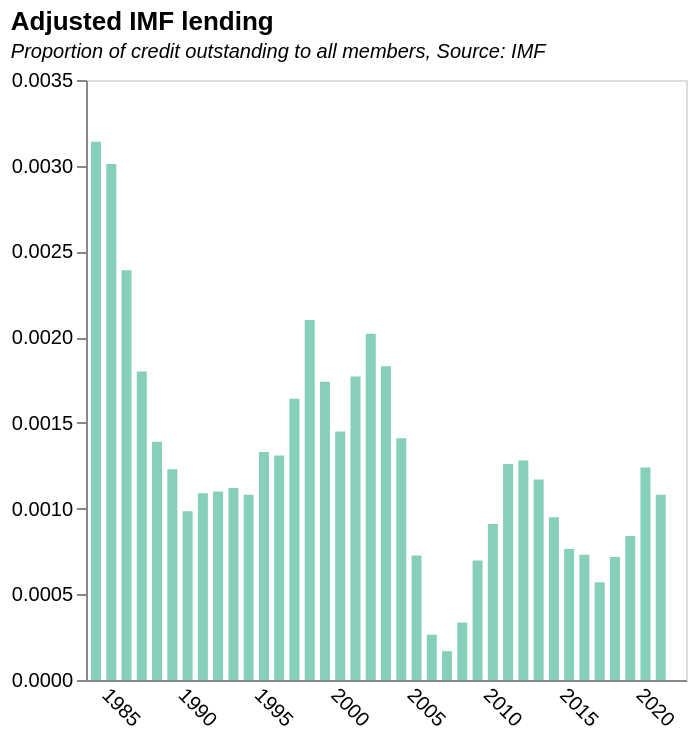

Vega-Lite specification for this chart:
### Vega-Lite specification from a JSON file in a GitHub repository (floating-point values rounded to 4 significant figures)
{"$schema": "https://vega.github.io/schema/vega-lite/v5.json", "title": {"text": "Adjusted IMF lending", "subtitle": "Proportion of credit outstanding to all members, Source: IMF", "subtitleFontStyle": "italic", "subtitleFontSize": 10, "anchor": "start", "color": "black"}, "data": {"values": [{"Date": "08/31/2022", "GRA Purchases": "93769635059", "PRGT 1/2/": "15254184552", "Totals": "1.09E+11", "Year": "2022", "Total_billions ": "109.0238196", "": "", "WorldGDP_billions": "", "Total_GDP_adjusted_billions": ""}, {"Date": "12/31/2021", "GRA Purchases": "89474552025", "PRGT 1/2/": "14554823681", "Totals": "1.04E+11", "Year": "2021", "Total_billions ": "104.0293757", "": "", "WorldGDP_billions": "96292.574", "Total_GDP_adjusted_billions": "1.08E-03"}, {"Date": "12/31/2020", "GRA Purchases": "93408630285", "PRGT 1/2/": "12481816684", "Totals": "1.06E+11", "Year": "2020", "Total_billions ": "105.890447", "": "", "WorldGDP_billions": "85238.623", "Total_GDP_adjusted_billions": "1.24E-03"}, {"Date": "12/31/2019", "GRA Purchases": "66945509865", "PRGT 1/2/": "6590835450", "Totals": "73536345315", "Year": "2019", "Total_billions ": "73.53634532", "": "Adjusted by dividing by world GDP in current prices (USD)", "WorldGDP_billions": "87536.338", "Total_GDP_adjusted_billions": "8.40E-04"}, {"Date": "12/31/2018", "GRA Purchases": "55395611392", "PRGT 1/2/": "6426181029", "Totals": "61821792421", "Year": "2018", "Total_billions ": "61.82179242", "": "", "WorldGDP_billions": "86084.955", "Total_GDP_adjusted_billions": "7.18E-04"}, {"Date": "12/31/2017", "GRA Purchases": "39585385873", "PRGT 1/2/": "6522280669", "Totals": "46107666542", "Year": "2017", "Total_billions ": "46.10766654", "": "", "WorldGDP_billions": "80945.405", "Total_GDP_adjusted_billions": "5.70E-04"}, {"Date": "12/31/2016", "GRA Purchases": "49267630851", "PRGT 1/2/": "6482647937", "Totals": "55750278788", "Year": "2016", "Total_billions ": "55.75027879", "": "", "WorldGDP_billions": "76267.375", "Total_GDP_adjusted_billions": "7.31E-04"}, {"Date": "12/31/2015", "GRA Purchases": "50757840741", "PRGT 1/2/": "6575911158", "Totals": "57333751899", "Year": "2015", "Total_billions ": "57.3337519", "": "", "WorldGDP_billions": "75042.63", "Total_GDP_adjusted_billions": "7.64E-04"}, {"Date": "12/31/2014", "GRA Purchases": "69041563463", "PRGT 1/2/": "6292755583", "Totals": "75334319046", "Year": "2014", "Total_billions ": "75.33431905", "": "", "WorldGDP_billions": "79321.72", "Total_GDP_adjusted_billions": "9.50E-04"}, {"Date": "12/31/2013", "GRA Purchases": "83899249061", "PRGT 1/2/": "6174392682", "Totals": "90073641743", "Year": "2013", "Total_billions ": "90.07364174", "": "", "WorldGDP_billions": "77290.82", "Total_GDP_adjusted_billions": "1.17E-03"}, {"Date": "12/31/2012", "GRA Purchases": "90042348252", "PRGT 1/2/": "5766292503", "Totals": "95808640755", "Year": "2012", "Total_billions ": "95.80864076", "": "", "WorldGDP_billions": "75116.959", "Total_GDP_adjusted_billions": "1.28E-03"}, {"Date": "12/31/2011", "GRA Purchases": "87276915790", "PRGT 1/2/": "5308609594", "Totals": "92585525384", "Year": "2011", "Total_billions ": "92.58552538", "": "", "WorldGDP_billions": "73747.749", "Total_GDP_adjusted_billions": "1.26E-03"}, {"Date": "12/31/2010", "GRA Purchases": "55620104510", "PRGT 1/2/": "4819344134", "Totals": "60439448644", "Year": "2010", "Total_billions ": "60.43944864", "": "", "WorldGDP_billions": "66435.818", "Total_GDP_adjusted_billions": "9.10E-04"}, {"Date": "12/31/2009", "GRA Purchases": "37221142436", "PRGT 1/2/": "5079705286", "Totals": "42300847722", "Year": "2009", "Total_billions ": "42.30084772", "": "", "WorldGDP_billions": "60731.151", "Total_GDP_adjusted_billions": "6.97E-04"}, {"Date": "12/31/2008", "GRA Purchases": "17514964723", "PRGT 1/2/": "3972372030", "Totals": "21487336753", "Year": "2008", "Total_billions ": "21.48733675", "": "", "WorldGDP_billions": "64108.44", "Total_GDP_adjusted_billions": "3.35E-04"}, {"Date": "12/31/2007", "GRA Purchases": "6036146757", "PRGT 1/2/": "3796945581", "Totals": "9833092338", "Year": "2007", "Total_billions ": "9.833092338", "": "", "WorldGDP_billions": "58443.072", "Total_GDP_adjusted_billions": "1.68E-04"}, {"Date": "12/31/2006", "GRA Purchases": "9822640239", "PRGT 1/2/": "3844020520", "Totals": "13666660759", "Year": "2006", "Total_billions ": "13.66666076", "": "", "WorldGDP_billions": "51762.962", "Total_GDP_adjusted_billions": "2.64E-04"}, {"Date": "12/31/2005", "GRA Purchases": "28432143237", "PRGT 1/2/": "6282121668", "Totals": "34714264905", "Year": "2005", "Total_billions ": "34.71426491", "": "", "WorldGDP_billions": "47792.249", "Total_GDP_adjusted_billions": "7.26E-04"}, {"Date": "12/31/2004", "GRA Purchases": "55373766674", "PRGT 1/2/": "6766029353", "Totals": "62139796027", "Year": "2004", "Total_billions ": "62.13979603", "": "", "WorldGDP_billions": "44116.922", "Total_GDP_adjusted_billions": "1.41E-03"}, {"Date": "12/31/2003", "GRA Purchases": "65032062712", "PRGT 1/2/": "6880893268", "Totals": "71912955980", "Year": "2003", "Total_billions ": "71.91295598", "": "", "WorldGDP_billions": "39193.343", "Total_GDP_adjusted_billions": "1.83E-03"}, {"Date": "12/31/2002", "GRA Purchases": "63601058794", "PRGT 1/2/": "6868671012", "Totals": "70469729806", "Year": "2002", "Total_billions ": "70.46972981", "": "", "WorldGDP_billions": "34900.086", "Total_GDP_adjusted_billions": "2.02E-03"}, {"Date": "12/31/2001", "GRA Purchases": "53477225409", "PRGT 1/2/": "6424578684", "Totals": "59901804093", "Year": "2001", "Total_billions ": "59.90180409", "": "", "WorldGDP_billions": "33788.307", "Total_GDP_adjusted_billions": "1.77E-03"}, {"Date": "12/31/2000", "GRA Purchases": "42990531049", "PRGT 1/2/": "6331595468", "Totals": "49322126517", "Year": "2000", "Total_billions ": "49.32212652", "": "", "WorldGDP_billions": "34039.874", "Total_GDP_adjusted_billions": "1.45E-03"}, {"Date": "12/31/1999", "GRA Purchases": "51061861875", "PRGT 1/2/": "6434274362", "Totals": "57496136237", "Year": "1999", "Total_billions ": "57.49613624", "": "", "WorldGDP_billions": "32949.687", "Total_GDP_adjusted_billions": "1.74E-03"}, {"Date": "12/31/1998", "GRA Purchases": "60451017051", "PRGT 1/2/": "6288825925", "Totals": "66739842976", "Year": "1998", "Total_billions ": "66.73984298", "": "", "WorldGDP_billions": "31824.477", "Total_GDP_adjusted_billions": "2.10E-03"}, {"Date": "12/31/1997", "GRA Purchases": "46559033783", "PRGT 1/2/": "6009867422", "Totals": "52568901205", "Year": "1997", "Total_billions ": "52.56890121", "": "", "WorldGDP_billions": "31979.647", "Total_GDP_adjusted_billions": "1.64E-03"}, {"Date": "12/31/1996", "GRA Purchases": "36127472805", "PRGT 1/2/": "5881609752", "Totals": "42009082557", "Year": "1996", "Total_billions ": "42.00908256", "": "", "WorldGDP_billions": "32068.872", "Total_GDP_adjusted_billions": "1.31E-03"}, {"Date": "12/31/1995", "GRA Purchases": "35929173412", "PRGT 1/2/": "5657438528", "Totals": "41586611940", "Year": "1995", "Total_billions ": "41.58661194", "": "", "WorldGDP_billions": "31199.71", "Total_GDP_adjusted_billions": "1.33E-03"}, {"Date": "12/31/1994", "GRA Purchases": "25611676952", "PRGT 1/2/": "4599768498", "Totals": "30211445450", "Year": "1994", "Total_billions ": "30.21144545", "": "", "WorldGDP_billions": "27985.29", "Total_GDP_adjusted_billions": "1.08E-03"}, {"Date": "12/31/1993", "GRA Purchases": "25196745031", "PRGT 1/2/": "3942792899", "Totals": "29139537930", "Year": "1993", "Total_billions ": "29.13953793", "": "", "WorldGDP_billions": "26039.542", "Total_GDP_adjusted_billions": "1.12E-03"}, {"Date": "12/31/1992", "GRA Purchases": "23967172718", "PRGT 1/2/": "3804463796", "Totals": "27771636514", "Year": "1992", "Total_billions ": "27.77163651", "": "", "WorldGDP_billions": "25328.261", "Total_GDP_adjusted_billions": "1.10E-03"}, {"Date": "12/31/1991", "GRA Purchases": "23378573926", "PRGT 1/2/": "3285717796", "Totals": "26664291722", "Year": "1991", "Total_billions ": "26.66429172", "": "", "WorldGDP_billions": "24492.481", "Total_GDP_adjusted_billions": "1.09E-03"}, {"Date": "12/31/1990", "GRA Purchases": "20731851093", "PRGT 1/2/": "2571911617", "Totals": "23303762710", "Year": "1990", "Total_billions ": "23.30376271", "": "", "WorldGDP_billions": "23654.018", "Total_GDP_adjusted_billions": "9.85E-04"}, {"Date": "12/31/1989", "GRA Purchases": "22315104224", "PRGT 1/2/": "2334886562", "Totals": "24649990786", "Year": "1989", "Total_billions ": "24.64999079", "": "", "WorldGDP_billions": "20122.142", "Total_GDP_adjusted_billions": "1.23E-03"}, {"Date": "12/31/1988", "GRA Purchases": "24750004884", "PRGT 1/2/": "1773964293", "Totals": "26523969177", "Year": "1988", "Total_billions ": "26.52396918", "": "", "WorldGDP_billions": "19125.335", "Total_GDP_adjusted_billions": "1.39E-03"}, {"Date": "12/31/1987", "GRA Purchases": "28751979125", "PRGT 1/2/": "1866342930", "Totals": "30618322055", "Year": "1987", "Total_billions ": "30.61832206", "": "", "WorldGDP_billions": "17008.945", "Total_GDP_adjusted_billions": "1.80E-03"}, {"Date": "12/31/1986", "GRA Purchases": "33334905644", "PRGT 1/2/": "2013169931", "Totals": "35348075575", "Year": "1986", "Total_billions ": "35.34807558", "": "", "WorldGDP_billions": "14771.979", "Total_GDP_adjusted_billions": "2.39E-03"}, {"Date": "12/31/1985", "GRA Purchases": "35194787249", "PRGT 1/2/": "2470247948", "Totals": "37665035197", "Year": "1985", "Total_billions ": "37.6650352", "": "", "WorldGDP_billions": "12523.328", "Total_GDP_adjusted_billions": "3.01E-03"}, {"Date": "12/31/1984", "GRA Purchases": "34936772393", "PRGT 1/2/": "2769874900", "Totals": "37706647293", "Year": "1984", "Total_billions ": "37.70664729", "": "", "WorldGDP_billions": "11997.41", "Total_GDP_adjusted_billions": "3.14E-03"}, {"Date": "", "GRA Purchases": "", "PRGT 1/2/": "", "Totals": "", "Year": "", "Total_billions ": "", "": "", "WorldGDP_billions": "", "Total_GDP_adjusted_billions": ""}, {"Date": "", "GRA Purchases": "", "PRGT 1/2/": "", "Totals": "", "Year": "", "Total_billions ": "", "": "", "WorldGDP_billions": "", "Total_GDP_adjusted_billions": ""}, {"Date": " 1/ Includes loans under the Structural Adjustment Facility and Trust Fund.", "GRA Purchases": "", "PRGT 1/2/": "", "Totals": "", "Year": "", "Total_billions ": "", "": "", "WorldGDP_billions": "", "Total_GDP_adjusted_billions": ""}, {"Date": "", "GRA Purchases": "", "PRGT 1/2/": "", "Totals": "", "Year": "", "Total_billions ": "", "": "", "WorldGDP_billions": "", "Total_GDP_adjusted_billions": ""}, {"Date": " 2/ Formerly PRGF-ESF.", "GRA Purchases": "", "PRGT 1/2/": "", "Totals": "", "Year": "", "Total_billions ": "", "": "", "WorldGDP_billions": "", "Total_GDP_adjusted_billions": ""}], "format": {"parse": {"Year": "date"}}}, "height": 300, "width": 300, "mark": {"type": "bar", "color": "#86d0bb"}, "encoding": {"x": {"field": "Year", "type": "temporal", "axis": {"title": null, "grid": false, "ticks": false, "labelAngle": 45}}, "y": {"field": "Total_GDP_adjusted_billions", "type": "quantitative", "title": "", "axis": {"grid": false}}}}
